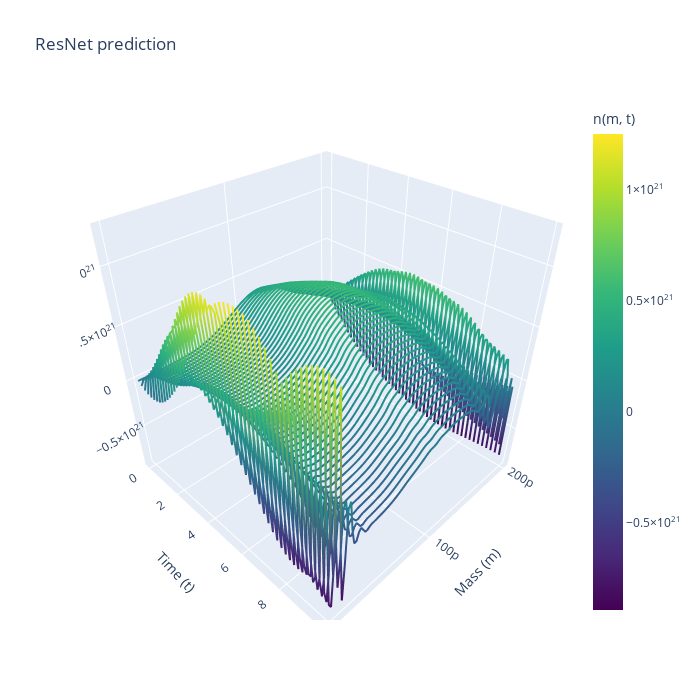

The notebook cell saved with this chart:
### Code cell
#prediction step
n0=Dataset_validation[0]["n"][:,0]
S0=Dataset_validation[0]["initial_substrate"]
N_Res_Con_Film,S_Res_Con_Film = rollout(model=model7, n0=n0, s0=S0, steps=T-1, n_max=n_max, S_max=S_max,return_numpy=True)

plot_spaghetti(m=m,t=torch.linspace(0,10,T),N=N_Res_Con_Film,title="ResNet prediction")
biomass_Res_Con_Film  = (N_Res_Con_Film  * m.numpy()[:,None]).sum(axis=0) * delta_m.numpy()
print(biomass_Res_Con_Film)
plt.plot(t_eval,biomass_Res_Con_Film,label="Conv Biomass prediction")
plt.plot(t_eval,S_Res_Con_Film,label="ResNet Substrate Prediction")
plt.legend()
plt.grid()
plt.show()
